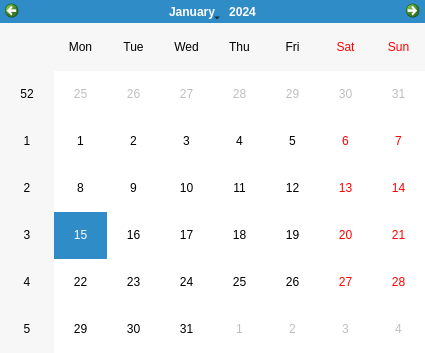
<?xml version="1.0" encoding="UTF-8"?>
<ui version="4.0">
 <class>DateDialogClass</class>
 <widget class="QDialog" name="DateDialogClass">
  <property name="geometry">
   <rect>
    <x>0</x>
    <y>0</y>
    <width>425</width>
    <height>353</height>
   </rect>
  </property>
  <property name="windowTitle">
   <string>DateDialog</string>
  </property>
  <layout class="QGridLayout" name="gridLayout">
   <property name="margin">
    <number>0</number>
   </property>
   <property name="spacing">
    <number>0</number>
   </property>
   <item row="0" column="0">
    <widget class="QCalendarWidget" name="calendarWidget"/>
   </item>
  </layout>
 </widget>
 <layoutdefault spacing="6" margin="11"/>
 <resources/>
 <connections/>
</ui>
